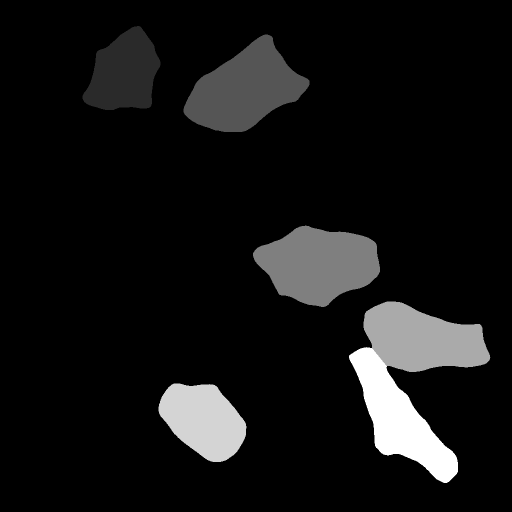
#> input picture examples/0.0_Z003_cell_masks.tif, 1024 x 1024 px, found by its file name (shown at 1/2 size)
$ jupyter execute --allow-errors batch_processing.ipynb   (shell and % lines are left out)
#> lines starting #> are read from the running program, lines starting #| are printed output that depends on the picture
# DualCellQuant Batch Processing

Notebook for batch processing of large numbers of microscopy images

## Processing Flow
1. Load image files
2. Cellpose-SAM Segmentation
3. Apply Target/Reference masks
4. Quantification
5. Radial Profile analysis
6. Peak Difference analysis

## 1. Setup

[cell 1]
import os
import sys
import glob
from pathlib import Path
import numpy as np
import pandas as pd
from PIL import Image
import matplotlib.pyplot as plt
from tqdm import tqdm


# Import DualCellQuant modules
# Import dualcellquant package from one level up from the test directory
parent_dir = Path(__file__).parent.parent if '__file__' in globals() else Path.cwd().parent
sys.path.insert(0, str(parent_dir))

from dualcellquant.core import (
    run_segmentation,
    apply_mask,
    integrate_and_quantify,
)
from dualcellquant.radial import (
    radial_mask,
    radial_profile_all_cells,
    compute_radial_peak_difference,
)
from dualcellquant.tracking import (
    relabel_to_previous,
)
from dualcellquant.visualization import (
    plot_radial_profile_with_peaks,
)

print("Setup completed")
print(f"DualCellQuant path: {parent_dir}")

[cell 2]
# Configure matplotlib for Jupyter Notebook display

## 2. Parameter Configuration

[cell 3]
# ========== Segmentation Parameters ==========
SEG_PARAMS = {
    'source': 'reference',  # 'target' or 'reference'
    'channel': 'gray',   # 'gray', 'R', 'G', 'B'
    'diameter': 100,       # 0 = auto
    'flow_threshold': 0.4,
    'cellprob_threshold': 1,
    'use_gpu': True,
    # New: edge-touching cell exclusion control
    'drop_edge_cells': True,
    'inside_fraction_min': 0.98,  # Accept if 98% or more is inside the frame
    'edge_margin_pct': 1.0,       # Margin from edge [%]
}

# ========== Mask Parameters ==========
TARGET_MASK_PARAMS = {
    'channel': 'gray',
    'mode': 'none',  # 'none', 'global_percentile', 'global_otsu', 'per_cell_percentile', 'per_cell_otsu'
    'percentile': 75.0,
    'saturation_limit': 254,
    'min_object_size': 50,
}

REFERENCE_MASK_PARAMS = {
    'channel': 'gray',
    'mode': 'none',
    'percentile': 75.0,
    'saturation_limit': 254,
    'min_object_size': 50,
}

# ========== Radial Mask Parameters ==========
RADIAL_MASK_PARAMS = {
    'inner_pct': 90.0,  # Inner boundary (%, 0=center, 100=cell boundary)
    'outer_pct': 100.0,  # Outer boundary (%)
    'min_object_size': 50,  # Minimum object size
}

# ========== Preprocessing Parameters ==========
PREPROCESS_PARAMS = {
    'bg_enable': True,
    'bg_mode': 'dark_subtract',  # 'rolling', 'dark_subtract', 'manual'
    'bg_radius': 50,
    'bg_dark_pct': 5.0,
    'norm_enable': False,
    'norm_method': 'min-max',  # 'z-score', 'robust z-score', 'min-max', 'percentile [1,99]'
    'manual_tar_bg': None,
    'manual_ref_bg': None,
}

# ========== Quantification Parameters ==========
QUANT_PARAMS = {
    'ratio_epsilon': 1e-6,
    'pixel_width_um': 0.207,
    'pixel_height_um': 0.207,
}

# ========== Radial Profile Parameters ==========
RADIAL_PARAMS = {
    'start_pct': 0.0,
    'end_pct': 150.0,
    'window_size_pct': 5.0,
    'window_step_pct': 1.0,
}

# ========== Peak Difference Parameters ==========
PEAK_PARAMS = {
    'algo': 'first_local_top',  # 'first_local_top', 'global_max'
    'min_pct': 60.0,
    'max_pct': 100.0,
    # New: Savitzky–Golay smoothing and detection sensitivity
    'sg_window': 5,
    'sg_poly': 2,
    'peak_slope_eps_rel': 0.001,
}

[cell 4]
# ========== Tracking (ID Maintenance) ==========
TRACKING_PARAMS = {
    'enable': True,           # True to maintain ID across frames within the same sample
    'iou_threshold': 0.05,     # IoU threshold for matching
}
# ---- Optional prev_labels TIFF settings ----
# mode: 'auto' → Use previous frame results (default) / 'tiff' → Use TIFF at path below
TRACKING_INPUT = {
    'mode': 'tiff',                 # 'auto' or 'tiff'
    'tiff_path': r'E:\Data\App\Python\dualCellQuant\examples\0.0_Z003_cell_masks.tif'  # Example: r"E:\\path\\to\\prev_labels.tif"
}

print("Parameter configuration completed")

# ========== Label TIFF Loading Function ==========
def load_label_tiff(path: str):
    """
    Load label TIFF as np.ndarray(int32).
    Assumes 2D. If 3D, use the first channel.
    """
    try:
        if not path:
            return None
        if not os.path.isfile(path):
            print(f"[WARN] prev_labels TIFF not found: {path}")
            return None
        im = Image.open(path)
        arr = np.array(im)
        if arr.ndim == 3:
            arr = arr[:, :, 0]
        return arr.astype(np.int32, copy=False)
    except Exception as e:
        print(f"[WARN] Failed to load prev_labels TIFF: {e}")
        return None

## 3. Create Image File List

[cell 5]
import urllib.request
import zipfile
import shutil
from pathlib import Path

# Download dataset from Zenodo
# Extract directly to the current directory (same as this notebook)
dataset_url = "https://zenodo.org/records/18321816/files/Fluo-FRB_FKBP12-TM-mApple.zip"
zip_file = Path.cwd() / "Fluo-FRB_FKBP12-TM-mApple.zip"

# Check if ZIP file exists (if not, download it)
#> (the rest of this cell did not finish here and is left out)

[cell 6]
# ========== Input File Settings ==========
# Image directory (recursive search)
INPUT_DIR = r"./Fluo-FRB_FKBP12-TM-mApple"

# Target/Reference identification patterns (regular expressions)
TARGET_PATTERN = r"(\d.+)_C001(Z\d+)\.tif"  # Target image pattern
REFERENCE_PATTERN = r"(\d.+)_C002(Z\d+)\.tif"  # Reference image pattern

# Output directory
OUTPUT_DIR = r"./Fluo-FRB_FKBP12-TM-mApple_Results"

print("Input/Output settings completed")
print(f"Input directory: {INPUT_DIR}")
print(f"Output directory: {OUTPUT_DIR}")

[cell 7]
import re

# Recursively search for files and create pairs
def find_image_pairs(input_dir, target_pattern, reference_pattern):
    """
    Recursively search for files in the specified directory and
    extract Target/Reference pairs
    """
#> called with input_dir = './Fluo-FRB_FKBP12-TM-mApple', target_pattern = '(\\d.+)_C001(Z\\d+)\\.tif', reference_pattern = '(\\d.+)_C002(Z\\d+)\\.tif'
    target_re = re.compile(target_pattern)
    reference_re = re.compile(reference_pattern)

    # Recursively search for all files
    all_files = []
    for root, dirs, files in os.walk(input_dir):
        for file in files:
            full_path = os.path.join(root, file)
            all_files.append(full_path)

    print(f"Search completed: {len(all_files)} files found")

    # Extract Target files
    target_files = {}
    for path in all_files:
        filename = os.path.basename(path)
        match = target_re.match(filename)
        if match:
            # Group 1: Base name, Group 2: Z number
            base = match.group(1)
            z_num = match.group(2) if len(match.groups()) > 1 else ""
            key = (base, z_num)
            target_files[key] = path

    # Extract Reference files
    reference_files = {}
    for path in all_files:
        filename = os.path.basename(path)
        match = reference_re.match(filename)
        if match:
            base = match.group(1)
            z_num = match.group(2) if len(match.groups()) > 1 else ""
            key = (base, z_num)
            reference_files[key] = path

    # Create pairs
    pairs = []
    for key in sorted(target_files.keys()):
        if key in reference_files:
            pairs.append((target_files[key], reference_files[key]))
        else:
            print(f"  Warning: No matching Reference found for Target {key}")

    # Check for Reference-only files
    for key in reference_files.keys():
        if key not in target_files:
            print(f"  Warning: No matching Target found for Reference {key}")

    return pairs

# Auto-detect image pairs
IMAGE_PAIRS = find_image_pairs(INPUT_DIR, TARGET_PATTERN, REFERENCE_PATTERN)

print(f"\nProcessing targets: {len(IMAGE_PAIRS)} image pairs")
for i, (tgt, ref) in enumerate(IMAGE_PAIRS[:5], 1):  # Display first 5 pairs
    print(f"  {i}. Target: {Path(tgt).name}")
    print(f"     Reference: {Path(ref).name}")
if len(IMAGE_PAIRS) > 5:
    print(f"  ... and {len(IMAGE_PAIRS) - 5} more pairs")

## 4. Create Output Directory

[cell 8]
# Create output directory
# Structure:
# Results/
#   ├── sample1/
#   │   ├── masks/
#   │   ├── overlays/
#   │   ├── radial_profile_plots/
#   │   ├── quantification.csv
#   │   ├── radial_profiles.csv
#   │   └── peak_differences.csv
#   ├── sample2/
#   │   └── ...
#   ├── all_samples_quantification.csv
#   └── all_samples_peak_differences.csv

os.makedirs(OUTPUT_DIR, exist_ok=True)
print(f"Output directory: {OUTPUT_DIR}")

## 5. Process Single Image Pair (For Testing)

First, test the processing with one image pair

[cell 9]
# Select the first pair for testing
if IMAGE_PAIRS:
    test_target, test_reference = IMAGE_PAIRS[10]
    print(f"Test images:")
    print(f"  Target: {test_target}")
    print(f"  Reference: {test_reference}")
else:
    print("No image pairs found. Please configure IMAGE_PAIRS.")

# Generate base name from filename
# [15 lines left out: function generate_base_name, not called in this run]

#> (the rest of this cell did not finish here and is left out)

### Step 1: Load Images

#> (a cell that did not finish here is left out)

### Step 2: Cellpose-SAM Segmentation

#> (a cell that did not finish here is left out)

### Step 3: Apply Target/Reference Masks

#> (a cell that did not finish here is left out)

### Step 4: Quantification (Integrate & Quantify)

#> (a cell that did not finish here is left out)

### Step 5: Radial Mask Quantification

Perform quantification only on the outer ring (radial ring) of cells.

#> (a cell that did not finish here is left out)

### Step 6: Radial Profile Analysis

#> (a cell that did not finish here is left out)

### Step 7: Peak Difference Analysis

#> (a cell that did not finish here is left out)

### Step 7-1: Generate Radial Profile Graphs (All Labels)

#> (a cell that did not finish here is left out)

### Save Results (For Testing)

#> (a cell that did not finish here is left out)

## 6. Batch Processing (All Image Pairs)

If the test above is successful, batch process all image pairs

[cell 19]
# Batch processing function (ID maintenance + SG + first_local_top peak analysis support)
# [225 lines left out: function process_image_pair, not called in this run]

print("Batch processing function updated (ID maintenance + SG + First Local Top support)")

[cell 20]
# Execute batch processing (maintain ID across frames within the same sample)
results = []
errors = []

print(f"\nStarting processing of {len(IMAGE_PAIRS)} image pairs...\n")

import re

# [8 lines left out: function parse_base_and_z_from_target_path, not called in this run]

# Group by base: sort Z slices for each base
from collections import defaultdict
by_base = defaultdict(list)
for tgt, ref in IMAGE_PAIRS:
    base, z = parse_base_and_z_from_target_path(tgt, TARGET_PATTERN)
    by_base[base].append((z, tgt, ref))

# Seed prev_labels for first frame from external TIFF (optional)
prev_labels_seed = None
if TRACKING_PARAMS['enable'] and TRACKING_INPUT.get('mode') == 'tiff' and TRACKING_INPUT.get('tiff_path'):
    prev_labels_seed = load_label_tiff(TRACKING_INPUT['tiff_path'])
#> in load_label_tiff, im is the input picture: PIL image 1024x1024 I;16; min 0, max 6, mean 0.468
#> in load_label_tiff, `return arr.astype(np.int32, copy=False)`:
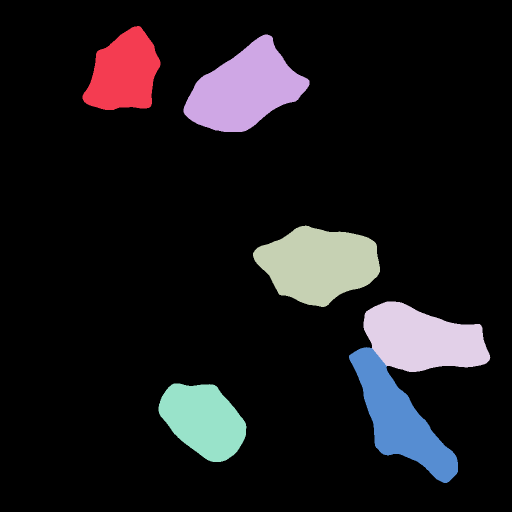
#> returned value: shape (1024, 1024) int32 (shown at 1/2 size); 7 distinct labels, from 0 to 6; one colour per label, 0 black
    if prev_labels_seed is None:
        print("[INFO] prev_labels TIFF not used (not specified or failed to load).")

# Sort in Z ascending order (Z001, Z002, ... dictionary order is OK)
for base, items in by_base.items():
    items_sorted = sorted(items, key=lambda x: x[0])
    prev_labels = prev_labels_seed  # Apply seed to first frame of each base
    print(f"\n== Sample: {base} / Number of frames: {len(items_sorted)} ==")
    for i, (z, target_path, reference_path) in enumerate(items_sorted, 1):
        print(f"  [{i}/{len(items_sorted)}] Processing: {Path(target_path).name}")
        # Discard seed if shape mismatch (first frame only) + same preprocessing as UI version
        if prev_labels is not None:
            try:
                tmp_img = Image.open(target_path)
                if tmp_img.mode != 'RGB':
                    tmp_img = tmp_img.convert('RGB')
                H, W = tmp_img.size[1], tmp_img.size[0]

                # Same np.squeeze processing as UI version
                if prev_labels.ndim != 2:
                    prev_labels = np.squeeze(prev_labels)
                prev_labels = prev_labels.astype(np.int32, copy=False)

                if prev_labels.shape != (H, W):
                    print(f"    [WARN] Ignoring prev_labels seed due to size mismatch: {prev_labels.shape} != {(H,W)}")
                    prev_labels = None
            except Exception:
                prev_labels = None
        result = process_image_pair(
            target_path, reference_path, OUTPUT_DIR, TARGET_PATTERN,
            prev_labels=prev_labels if TRACKING_PARAMS['enable'] else None
        )
        if result['status'] == 'success':
            print(f"    ✓ Success: {result['n_cells']} cells detected → {result['sample_dir']}")
            results.append(result)
            prev_labels = result.get('masks', None)  # Pass to next frame
        else:
            print(f"    ✗ Error: {result['error']}")
            errors.append(result)

print(f"\n\nProcessing complete: {len(results)} success, {len(errors)} errors")

## 7. Create Overall Summary

[cell 21]
# Consolidate quantification results from all samples
all_quant_dfs = []
for res in results:
    df = res['quant_df'].copy()
    df.insert(0, 'sample_name', res['base_name'])
    all_quant_dfs.append(df)

if all_quant_dfs:
    combined_quant = pd.concat(all_quant_dfs, ignore_index=True)

    # Extract additive and Z from sample_name
    # Pattern: "4h.[additive]_Z[Z]" → additive:float, Z:int
    # [12 lines left out: function parse_sample_name, not called in this run]

    combined_quant['additive'], combined_quant['Z'] = zip(*combined_quant['sample_name'].apply(parse_sample_name))

    # Adjust column order: sample_name, additive, Z, other columns
    cols = combined_quant.columns.tolist()
    cols.remove('additive')
    cols.remove('Z')
    cols.insert(1, 'additive')  # After sample_name
    cols.insert(2, 'Z')         # After additive
    combined_quant = combined_quant[cols]

    combined_quant_path = os.path.join(OUTPUT_DIR, "all_samples_quantification.csv")
    combined_quant.to_csv(combined_quant_path, index=False)
    print(f"Saved consolidated quantification results: {combined_quant_path}")
    print(f"  Total samples: {len(results)}")
    print(f"  Total cells: {len(combined_quant)}")
    display(combined_quant.head(10))

# Consolidate Radial Mask quantification results from all samples
all_radial_quant_dfs = []
for res in results:
    radial_df = res.get('radial_quant_df', None)
    if radial_df is not None:
        df = radial_df.copy()
        df.insert(0, 'sample_name', res['base_name'])
        all_radial_quant_dfs.append(df)
if all_radial_quant_dfs:
    combined_radial_quant = pd.concat(all_radial_quant_dfs, ignore_index=True)

    # Extract additive and Z from sample_name
    # [9 lines left out: function parse_sample_name, not called in this run]

    combined_radial_quant['additive'], combined_radial_quant['Z'] = zip(*combined_radial_quant['sample_name'].apply(parse_sample_name))

    # Adjust column order: sample_name, additive, Z, other columns
    cols = combined_radial_quant.columns.tolist()
    cols.remove('additive')
    cols.remove('Z')
    cols.insert(1, 'additive')  # After sample_name
    cols.insert(2, 'Z')         # After additive
    combined_radial_quant = combined_radial_quant[cols]

    combined_radial_quant_path = os.path.join(OUTPUT_DIR, "all_samples_radial_mask_quantification.csv")
    combined_radial_quant.to_csv(combined_radial_quant_path, index=False)
    print(f"\nSaved consolidated Radial Mask quantification results: {combined_radial_quant_path}")
    print(f"  Total samples: {len(all_radial_quant_dfs)}")
    print(f"  Total cells: {len(combined_radial_quant)}")
    display(combined_radial_quant.head(10))

# Consolidate Peak Difference results from all samples
all_peak_dfs = []
for res in results:
    df = res['peak_df'].copy()
    df.insert(0, 'sample_name', res['base_name'])
    all_peak_dfs.append(df)

if all_peak_dfs:
    combined_peak = pd.concat(all_peak_dfs, ignore_index=True)

    # Extract additive and Z from sample_name
    # [9 lines left out: function parse_sample_name, not called in this run]

    combined_peak['additive'], combined_peak['Z'] = zip(*combined_peak['sample_name'].apply(parse_sample_name))

    # Adjust column order: sample_name, additive, Z, other columns
    cols = combined_peak.columns.tolist()
    cols.remove('additive')
    cols.remove('Z')
    cols.insert(1, 'additive')  # After sample_name
    cols.insert(2, 'Z')         # After additive
    combined_peak = combined_peak[cols]

    combined_peak_path = os.path.join(OUTPUT_DIR, "all_samples_peak_differences.csv")
    combined_peak.to_csv(combined_peak_path, index=False)
    print(f"\nSaved consolidated Peak Difference results: {combined_peak_path}")
    display(combined_peak.head(10))


# Error summary
if errors:
    print(f"\n\n=== Error Details ===")
    for err in errors:
        print(f"\n{err['base_name']}:")
        print(f"  Error: {err['error']}")
        if 'traceback' in err:
            print(f"  Traceback:")
            for line in err['traceback'].split('\n')[:5]:  # Display only first 5 lines
                print(f"    {line}")
